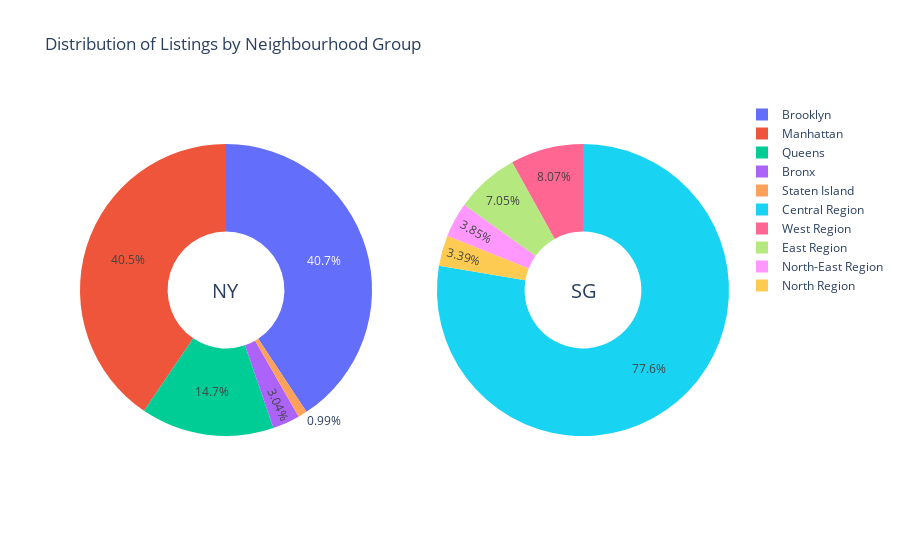

This figure's notebook cell:
### Code cell
ny_x = ny_listings["neighbourhood_group_cleansed"].value_counts()
sg_x = sg_listings["neighbourhood_group_cleansed"].value_counts()

fig = make_subplots(rows=1, cols=2, specs=[[{'type':'domain'}, {'type':'domain'}]])
fig.add_trace(go.Pie(labels=ny_x.index, values=ny_x.values, name="New York"),
              1, 1)
fig.add_trace(go.Pie(labels=sg_x.index, values=sg_x.values, name="Singapore"),
              1, 2)

fig.update_traces(hole=.4, hoverinfo="label+percent+name")

fig.update_layout(
    title_text="Distribution of Listings by Neighbourhood Group",
    annotations=[dict(text='NY', x=0.20, y=0.5, font_size=20, showarrow=False),
                 dict(text='SG', x=0.80, y=0.5, font_size=20, showarrow=False)])
fig.update_layout(height = 600)
fig.show()

### Figure 1 — Plotly figure (JSON) as saved in the notebook; plotly's stock layout.template omitted (floating-point values rounded to 4 significant figures)
{"data": [{"domain": {"x": [0, 0.45], "y": [0, 1]}, "hole": 0.4, "hoverinfo": "label+percent+name", "labels": ["Brooklyn", "Manhattan", "Queens", "Bronx", "Staten Island"], "name": "New York", "type": "pie", "values": [9332, 9286, 3380, 696, 227]}, {"domain": {"x": [0.55, 1], "y": [0, 1]}, "hole": 0.4, "hoverinfo": "label+percent+name", "labels": ["Central Region", "West Region", "East Region", "North-East Region", "North Region"], "name": "Singapore", "type": "pie", "values": [1674, 174, 152, 83, 73]}], "layout": {"annotations": [{"font": {"size": 20}, "showarrow": false, "text": "NY", "x": 0.2, "y": 0.5}, {"font": {"size": 20}, "showarrow": false, "text": "SG", "x": 0.8, "y": 0.5}], "autosize": true, "title": {"text": "Distribution of Listings by Neighbourhood Group"}}}
